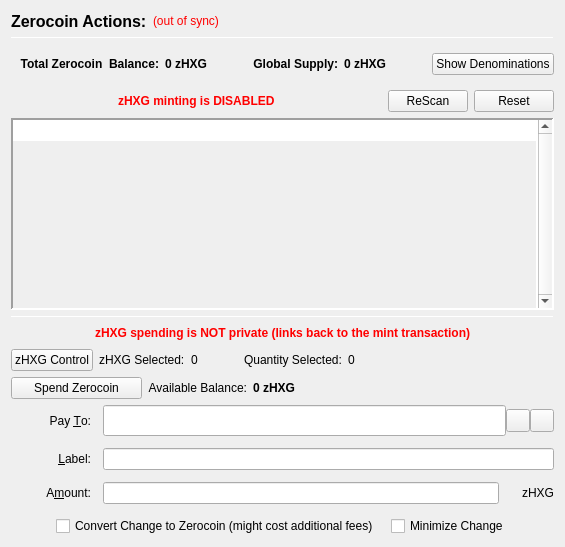
                  <widget class="QFrame" name="verticalFrameLeft">
                   <layout class="QVBoxLayout" name="verticalLayout_2">
                    <item>
                     <layout class="QVBoxLayout" name="verticalLayout_3">
                      <item>
                       <layout class="QHBoxLayout" name="horizontalLayout_3">
                        <item>
                         <widget class="QLabel" name="labelzHXGActions">
                          <property name="font">
                           <font>
                            <pointsize>12</pointsize>
                            <weight>75</weight>
                            <bold>true</bold>
                           </font>
                          </property>
                          <property name="text">
                           <string>Zerocoin Actions:</string>
                          </property>
                          <property name="alignment">
                           <set>Qt::AlignLeading|Qt::AlignLeft|Qt::AlignVCenter</set>
                          </property>
                         </widget>
                        </item>
                        <item>
                         <widget class="QLabel" name="labelzHXGSyncStatus">
                          <property name="toolTip">
                           <string>The displayed information may be out of date. Your wallet automatically synchronizes with the Hexogen network after a connection is established, but this process has not completed yet.</string>
                          </property>
                          <property name="styleSheet">
                           <string notr="true">QLabel { color: red; }</string>
                          </property>
                          <property name="text">
                           <string notr="true">(out of sync)</string>
                          </property>
                          <property name="alignment">
                           <set>Qt::AlignLeading|Qt::AlignLeft|Qt::AlignVCenter</set>
                          </property>
                         </widget>
                        </item>
                        <item>
                         <spacer name="horizontalSpacer">
                          <property name="orientation">
                           <enum>Qt::Horizontal</enum>
                          </property>
                          <property name="sizeHint" stdset="0">
                           <size>
                            <width>40</width>
                            <height>20</height>
                           </size>
                          </property>
                         </spacer>
                        </item>
                       </layout>
                      </item>
                      <item>
                       <widget class="Line" name="lineUpperLeft">
                        <property name="minimumSize">
                         <size>
                          <width>0</width>
                          <height>1</height>
                         </size>
                        </property>
                        <property name="maximumSize">
                         <size>
                          <width>16777215</width>
                          <height>1</height>
                         </size>
                        </property>
                        <property name="frameShadow">
                         <enum>QFrame::Sunken</enum>
                        </property>
                        <property name="orientation">
                         <enum>Qt::Horizontal</enum>
                        </property>
                       </widget>
                      </item>
                      <item>
                       <widget class="QFrame" name="balanceSupplyFrame">
                        <layout class="QHBoxLayout" name="horizontalLayout_2" stretch="0,0,0,1,0">
                         <property name="rightMargin">
                          <number>0</number>
                         </property>
                         <item>
                          <layout class="QHBoxLayout" name="horizontalLayout_34">
                           <item>
                            <widget class="QLabel" name="labelzAvailableText_3">
                             <property name="font">
                              <font>
                               <weight>75</weight>
                               <bold>true</bold>
                              </font>
                             </property>
                             <property name="toolTip">
                              <string>Total Balance including unconfirmed and immature zHXG</string>
                             </property>
                             <property name="text">
                              <string>Total Zerocoin  Balance:</string>
                             </property>
                             <property name="alignment">
                              <set>Qt::AlignRight|Qt::AlignTrailing|Qt::AlignVCenter</set>
                             </property>
                            </widget>
                           </item>
                           <item>
                            <widget class="QLabel" name="labelzAvailableAmount_4">
                             <property name="minimumSize">
                              <size>
                               <width>40</width>
                               <height>0</height>
                              </size>
                             </property>
                             <property name="font">
                              <font>
                               <weight>75</weight>
                               <bold>true</bold>
                              </font>
                             </property>
                             <property name="toolTip">
                              <string>Total Balance including unconfirmed and immature zHXG</string>
                             </property>
                             <property name="text">
                              <string>0 zHXG</string>
                             </property>
                             <property name="alignment">
                              <set>Qt::AlignLeading|Qt::AlignLeft|Qt::AlignVCenter</set>
                             </property>
                            </widget>
                           </item>
                          </layout>
                         </item>
                         <item>
                          <spacer name="horizontalSpacer_32">
                           <property name="orientation">
                            <enum>Qt::Horizontal</enum>
                           </property>
                           <property name="sizeHint" stdset="0">
                            <size>
                             <width>40</width>
                             <height>20</height>
                            </size>
                           </property>
                          </spacer>
                         </item>
                         <item>
                          <layout class="QHBoxLayout" name="horizontalLayout_35">
                           <item>
                            <widget class="QLabel" name="labelZsupplyText_2">
                             <property name="font">
                              <font>
                               <weight>75</weight>
                               <bold>true</bold>
                              </font>
                             </property>
                             <property name="text">
                              <string>Global Supply:</string>
                             </property>
                             <property name="alignment">
                              <set>Qt::AlignRight|Qt::AlignTrailing|Qt::AlignVCenter</set>
                             </property>
                            </widget>
                           </item>
                           <item>
                            <widget class="QLabel" name="labelZsupplyAmount_2">
                             <property name="font">
                              <font>
                               <weight>75</weight>
                               <bold>true</bold>
                              </font>
                             </property>
                             <property name="text">
                              <string>0 zHXG</string>
                             </property>
                            </widget>
                           </item>
                          </layout>
                         </item>
                         <item>
                          <spacer name="horizontalSpacer_31">
                           <property name="orientation">
                            <enum>Qt::Horizontal</enum>
                           </property>
                           <property name="sizeHint" stdset="0">
                            <size>
                             <width>40</width>
                             <height>20</height>
                            </size>
                           </property>
                          </spacer>
                         </item>
                         <item>
                          <widget class="QPushButton" name="pushButtonShowDenoms">
                           <property name="toolTip">
                            <string>Show zHXG denominations list</string>
                           </property>
                           <property name="text">
                            <string>Show Denominations</string>
                           </property>
                          </widget>
                         </item>
                        </layout>
                       </widget>
                      </item>
                      <item>
                       <layout class="QHBoxLayout" name="horizontalLayout_4">
                        <item>
                         <spacer name="horizontalSpacer_2">
                          <property name="orientation">
                           <enum>Qt::Horizontal</enum>
                          </property>
                          <property name="sizeHint" stdset="0">
                           <size>
                            <width>40</width>
                            <height>20</height>
                           </size>
                          </property>
                         </spacer>
                        </item>
                        <item>
                         <widget class="QLabel" name="label">
                          <property name="styleSheet">
                           <string notr="true">color: red;
font-weight: bold;</string>
                          </property>
                          <property name="text">
                           <string>zHXG minting is DISABLED</string>
                          </property>
                         </widget>
                        </item>
                        <item>
                         <spacer name="horizontalSpacer_3">
                          <property name="orientation">
                           <enum>Qt::Horizontal</enum>
                          </property>
                          <property name="sizeHint" stdset="0">
                           <size>
                            <width>40</width>
                            <height>20</height>
                           </size>
                          </property>
                         </spacer>
                        </item>
                        <item>
                         <widget class="QPushButton" name="pushButtonMintReset">
                          <property name="maximumSize">
                           <size>
                            <width>80</width>
                            <height>16777215</height>
                           </size>
                          </property>
                          <property name="toolTip">
                           <string>Rescan the complete blockchain for  Zerocoin mints and their meta-data.</string>
                          </property>
                          <property name="text">
                           <string>ReScan</string>
                          </property>
                         </widget>
                        </item>
                        <item>
                         <widget class="QPushButton" name="pushButtonSpentReset">
                          <property name="maximumSize">
                           <size>
                            <width>80</width>
                            <height>16777215</height>
                           </size>
                          </property>
                          <property name="toolTip">
                           <string>Reset Zerocoin Wallet DB. Deletes transactions that did not make it into the blockchain.</string>
                          </property>
                          <property name="text">
                           <string>Reset</string>
                          </property>
                         </widget>
                        </item>
                       </layout>
                      </item>
                      <item>
                       <widget class="QPlainTextEdit" name="TEMintStatus">
                        <property name="font">
                         <font>
                          <pointsize>8</pointsize>
                         </font>
                        </property>
                        <property name="toolTip">
                         <string>Status and/or Mesages from the last Mint Action.</string>
                        </property>
                        <property name="frameShape">
                         <enum>QFrame::Panel</enum>
                        </property>
                        <property name="frameShadow">
                         <enum>QFrame::Sunken</enum>
                        </property>
                        <property name="lineWidth">
                         <number>2</number>
                        </property>
                        <property name="midLineWidth">
                         <number>2</number>
                        </property>
                        <property name="verticalScrollBarPolicy">
                         <enum>Qt::ScrollBarAlwaysOn</enum>
                        </property>
                        <property name="horizontalScrollBarPolicy">
                         <enum>Qt::ScrollBarAlwaysOff</enum>
                        </property>
                        <property name="readOnly">
                         <bool>true</bool>
                        </property>
                        <property name="plainText">
                         <string notr="true"/>
                        </property>
                        <property name="backgroundVisible">
                         <bool>true</bool>
                        </property>
                       </widget>
                      </item>
                      <item>
                       <widget class="Line" name="line">
                        <property name="minimumSize">
                         <size>
                          <width>0</width>
                          <height>1</height>
                         </size>
                        </property>
                        <property name="maximumSize">
                         <size>
                          <width>16777215</width>
                          <height>1</height>
                         </size>
                        </property>
                        <property name="orientation">
                         <enum>Qt::Horizontal</enum>
                        </property>
                       </widget>
                      </item>
                      <item>
                       <layout class="QHBoxLayout" name="horizontalLayout_7">
                        <item>
                         <spacer name="horizontalSpacer_18">
                          <property name="orientation">
                           <enum>Qt::Horizontal</enum>
                          </property>
                          <property name="sizeHint" stdset="0">
                           <size>
                            <width>40</width>
                            <height>20</height>
                           </size>
                          </property>
                         </spacer>
                        </item>
                        <item>
                         <widget class="QLabel" name="label_2">
                          <property name="styleSheet">
                           <string notr="true">color: red;
font-weight: bold;</string>
                          </property>
                          <property name="text">
                           <string>zHXG spending is NOT private (links back to the mint transaction)</string>
                          </property>
                         </widget>
                        </item>
                        <item>
                         <spacer name="horizontalSpacer_30">
                          <property name="orientation">
                           <enum>Qt::Horizontal</enum>
                          </property>
                          <property name="sizeHint" stdset="0">
                           <size>
                            <width>40</width>
                            <height>20</height>
                           </size>
                          </property>
                         </spacer>
                        </item>
                       </layout>
                      </item>
                      <item>
                       <layout class="QHBoxLayout" name="horizontalLayout_24">
                        <property name="leftMargin">
                         <number>0</number>
                        </property>
                        <property name="bottomMargin">
                         <number>0</number>
                        </property>
                        <item>
                         <widget class="QPushButton" name="pushButtonZPivControl">
                          <property name="text">
                           <string>zHXG Control</string>
                          </property>
                         </widget>
                        </item>
                        <item>
                         <widget class="QLabel" name="labelzPivSelected">
                          <property name="text">
                           <string>zHXG Selected:</string>
                          </property>
                         </widget>
                        </item>
                        <item>
                         <widget class="QLabel" name="labelzPivSelected_int">
                          <property name="text">
                           <string>0</string>
                          </property>
                         </widget>
                        </item>
                        <item>
                         <spacer name="horizontalSpacer_17">
                          <property name="orientation">
                           <enum>Qt::Horizontal</enum>
                          </property>
                          <property name="sizeType">
                           <enum>QSizePolicy::Fixed</enum>
                          </property>
                          <property name="sizeHint" stdset="0">
                           <size>
                            <width>40</width>
                            <height>20</height>
                           </size>
                          </property>
                         </spacer>
                        </item>
                        <item>
                         <widget class="QLabel" name="labelQuantitySelected">
                          <property name="text">
                           <string>Quantity Selected:</string>
                          </property>
                         </widget>
                        </item>
                        <item>
                         <widget class="QLabel" name="labelQuantitySelected_int">
                          <property name="text">
                           <string>0</string>
                          </property>
                         </widget>
                        </item>
                        <item>
                         <spacer name="horizontalSpacer_19">
                          <property name="orientation">
                           <enum>Qt::Horizontal</enum>
                          </property>
                          <property name="sizeHint" stdset="0">
                           <size>
                            <width>40</width>
                            <height>20</height>
                           </size>
                          </property>
                         </spacer>
                        </item>
                       </layout>
                      </item>
                      <item>
                       <layout class="QHBoxLayout" name="horizontalLayout_6">
                        <item>
                         <widget class="QPushButton" name="pushButtonSpendzHXG">
                          <property name="minimumSize">
                           <size>
                            <width>131</width>
                            <height>0</height>
                           </size>
                          </property>
                          <property name="toolTip">
                           <string>Spend Zerocoin. Without 'Pay To:' address creates payments to yourself.</string>
                          </property>
                          <property name="text">
                           <string>Spend Zerocoin</string>
                          </property>
                         </widget>
                        </item>
                        <item>
                         <widget class="QLabel" name="labelzHXGBalanceText">
                          <property name="toolTip">
                           <string>Available (mature and spendable) zHXG for spending</string>
                          </property>
                          <property name="text">
                           <string>Available Balance:</string>
                          </property>
                          <property name="alignment">
                           <set>Qt::AlignRight|Qt::AlignTrailing|Qt::AlignVCenter</set>
                          </property>
                         </widget>
                        </item>
                        <item>
                         <widget class="QLabel" name="labelzAvailableAmount_2">
                          <property name="font">
                           <font>
                            <weight>75</weight>
                            <bold>true</bold>
                           </font>
                          </property>
                          <property name="toolTip">
                           <string>Available (mature and spendable) zHXG for spending

zHXG are mature when they have more than 20 confirmations AND more than 2 mints of the same denomination after them were minted</string>
                          </property>
                          <property name="text">
                           <string>0 zHXG</string>
                          </property>
                          <property name="alignment">
                           <set>Qt::AlignLeading|Qt::AlignLeft|Qt::AlignVCenter</set>
                          </property>
                         </widget>
                        </item>
                        <item>
                         <spacer name="horizontalSpacer_4">
                          <property name="orientation">
                           <enum>Qt::Horizontal</enum>
                          </property>
                          <property name="sizeHint" stdset="0">
                           <size>
                            <width>40</width>
                            <height>20</height>
                           </size>
                          </property>
                         </spacer>
                        </item>
                       </layout>
                      </item>
                      <item>
                       <layout class="QGridLayout" name="gridLayout_7">
                        <property name="spacing">
                         <number>12</number>
                        </property>
                        <item row="0" column="0">
                         <widget class="QLabel" name="payToLabel">
                          <property name="minimumSize">
                           <size>
                            <width>80</width>
                            <height>0</height>
                           </size>
                          </property>
                          <property name="text">
                           <string>Pay &amp;To:</string>
                          </property>
                          <property name="alignment">
                           <set>Qt::AlignRight|Qt::AlignTrailing|Qt::AlignVCenter</set>
                          </property>
                          <property name="buddy">
                           <cstring>payTo</cstring>
                          </property>
                         </widget>
                        </item>
                        <item row="0" column="1">
                         <layout class="QHBoxLayout" name="payToLayout">
                          <property name="spacing">
                           <number>0</number>
                          </property>
                          <item>
                           <widget class="QValidatedLineEdit" name="payTo">
                            <property name="enabled">
                             <bool>true</bool>
                            </property>
                            <property name="minimumSize">
                             <size>
                              <width>0</width>
                              <height>31</height>
                             </size>
                            </property>
                            <property name="toolTip">
                             <string>The Hexogen address to send the payment to. Creates local payment to yourself when empty.</string>
                            </property>
                           </widget>
                          </item>
                          <item>
                           <widget class="QToolButton" name="addressBookButton">
                            <property name="toolTip">
                             <string>Choose previously used address</string>
                            </property>
                            <property name="text">
                             <string/>
                            </property>
                            <property name="icon">
                             <iconset resource="../hexogen.qrc">
                              <normaloff>:/icons/address-book</normaloff>:/icons/address-book</iconset>
                            </property>
                            <property name="shortcut">
                             <string>Alt+A</string>
                            </property>
                           </widget>
                          </item>
                          <item>
                           <widget class="QToolButton" name="pasteButton">
                            <property name="toolTip">
                             <string>Paste address from clipboard</string>
                            </property>
                            <property name="text">
                             <string/>
                            </property>
                            <property name="icon">
                             <iconset resource="../hexogen.qrc">
                              <normaloff>:/icons/editpaste</normaloff>:/icons/editpaste</iconset>
                            </property>
                            <property name="shortcut">
                             <string>Alt+P</string>
                            </property>
                           </widget>
                          </item>
                         </layout>
                        </item>
                        <item row="1" column="0">
                         <widget class="QLabel" name="labelLabel">
                          <property name="minimumSize">
                           <size>
                            <width>80</width>
                            <height>0</height>
                           </size>
                          </property>
                          <property name="text">
                           <string>&amp;Label:</string>
                          </property>
                          <property name="alignment">
                           <set>Qt::AlignRight|Qt::AlignTrailing|Qt::AlignVCenter</set>
                          </property>
                          <property name="buddy">
                           <cstring>addAsLabel</cstring>
                          </property>
                         </widget>
                        </item>
                        <item row="1" column="1">
                         <widget class="QLineEdit" name="addAsLabel">
                          <property name="toolTip">
                           <string>Enter a label for this address to add it to the list of used addresses</string>
                          </property>
                         </widget>
                        </item>
                        <item row="2" column="0">
                         <widget class="QLabel" name="amountLabel">
                          <property name="minimumSize">
                           <size>
                            <width>80</width>
                            <height>0</height>
                           </size>
                          </property>
                          <property name="text">
                           <string>A&amp;mount:</string>
                          </property>
                          <property name="alignment">
                           <set>Qt::AlignRight|Qt::AlignTrailing|Qt::AlignVCenter</set>
                          </property>
                          <property name="buddy">
                           <cstring>zHXGpayAmount</cstring>
                          </property>
                         </widget>
                        </item>
                        <item row="2" column="1">
                         <layout class="QHBoxLayout" name="horizontalLayout_9">
                          <property name="spacing">
                           <number>0</number>
                          </property>
                          <item>
                           <widget class="QLineEdit" name="zHXGpayAmount"/>
                          </item>
                          <item>
                           <widget class="QLabel" name="labelzHXG">
                            <property name="minimumSize">
                             <size>
                              <width>55</width>
                              <height>0</height>
                             </size>
                            </property>
                            <property name="text">
                             <string>zHXG</string>
                            </property>
                            <property name="alignment">
                             <set>Qt::AlignRight|Qt::AlignTrailing|Qt::AlignVCenter</set>
                            </property>
                           </widget>
                          </item>
                         </layout>
                        </item>
                        <item row="3" column="0" colspan="2">
                         <layout class="QHBoxLayout" name="horizontalLayout_10">
                          <item>
                           <spacer name="horizontalSpacer_5">
                            <property name="orientation">
                             <enum>Qt::Horizontal</enum>
                            </property>
                            <property name="sizeHint" stdset="0">
                             <size>
                              <width>40</width>
                              <height>20</height>
                             </size>
                            </property>
                           </spacer>
                          </item>
                          <item>
                           <widget class="QCheckBox" name="checkBoxMintChange">
                            <property name="sizePolicy">
                             <sizepolicy hsizetype="MinimumExpanding" vsizetype="Fixed">
                              <horstretch>0</horstretch>
                              <verstretch>0</verstretch>
                             </sizepolicy>
                            </property>
                            <property name="layoutDirection">
                             <enum>Qt::LeftToRight</enum>
                            </property>
                            <property name="text">
                             <string>Convert Change to Zerocoin (might cost additional fees)</string>
                            </property>
                           </widget>
                          </item>
                          <item>
                           <widget class="QCheckBox" name="checkBoxMinimizeChange">
                            <property name="toolTip">
                             <string>If checked, the wallet tries to minimize the returning change instead of minimizing the number of spent denominations.</string>
                            </property>
                            <property name="text">
                             <string>Minimize Change</string>
                            </property>
                           </widget>
                          </item>
                          <item>
                           <spacer name="horizontalSpacer_6">
                            <property name="orientation">
                             <enum>Qt::Horizontal</enum>
                            </property>
                            <property name="sizeHint" stdset="0">
                             <size>
                              <width>40</width>
                              <height>20</height>
                             </size>
                            </property>
                           </spacer>
                          </item>
                         </layout>
                        </item>
                       </layout>
                      </item>
                     </layout>
                    </item>
                   </layout>
                  </widget>
